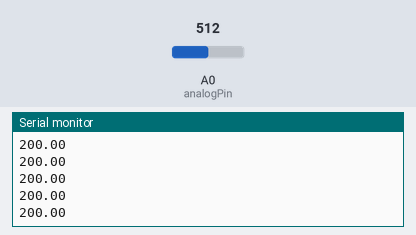
A sketch run on a simulated Arduino Uno, built with avr-gcc and run on an emulated ATmega328P. On the bench: the last lines printed to the serial monitor. Inputs (shaded band) come from the test bench; at power-on: A0 (analogPin) = 512.

Above: at 1.2 s.
1.3 s: A0 (analogPin) set to 716
At 1.31 s:
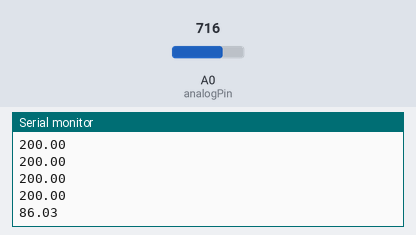
2.8 s: A0 (analogPin) set to 900
At 2.82 s:
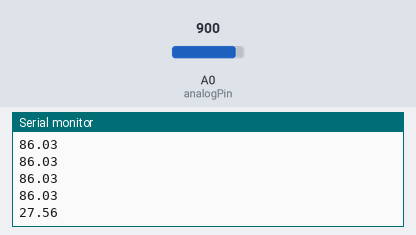
Timing chart, 0 to 5.8 s (numbered marks = the images above; inputs shaded):
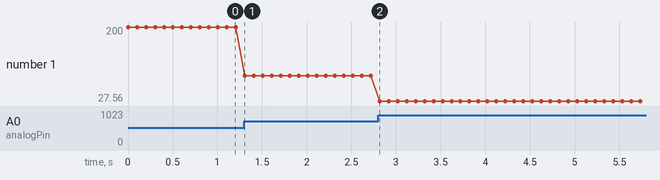

Measured:
- after the input at 1.3 s, the serial monitor: prints a new line at once (image 1)
- after the input at 2.8 s, the serial monitor: prints a new line at once (image 2)
- plotted number 1: 200 → 86.03 after the input at 1.3 s, 86.03 → 27.56 after the input at 2.8 s

The sketch:

resistor_test.ino
```cpp
int analogPin = 0;
int raw = 0;
int Vin = 5;
float Vout = 0;
float R1 = 200; //blue is 10000, tan is 200
float R2 = 0;
float buffer = 0;

void setup(){
Serial.begin(9600);
}

void loop(){
  raw = analogRead(analogPin);
  if(raw){
    buffer = raw * Vin;
    Vout = (buffer)/1024.0;
    buffer = (Vin/Vout) - 1;
    R2= R1 * buffer;
//    Serial.print("Vout: ");
//    Serial.println(Vout);
//    Serial.print("R2: ");
    Serial.println(R2);
    delay(100);
  }
}
```
